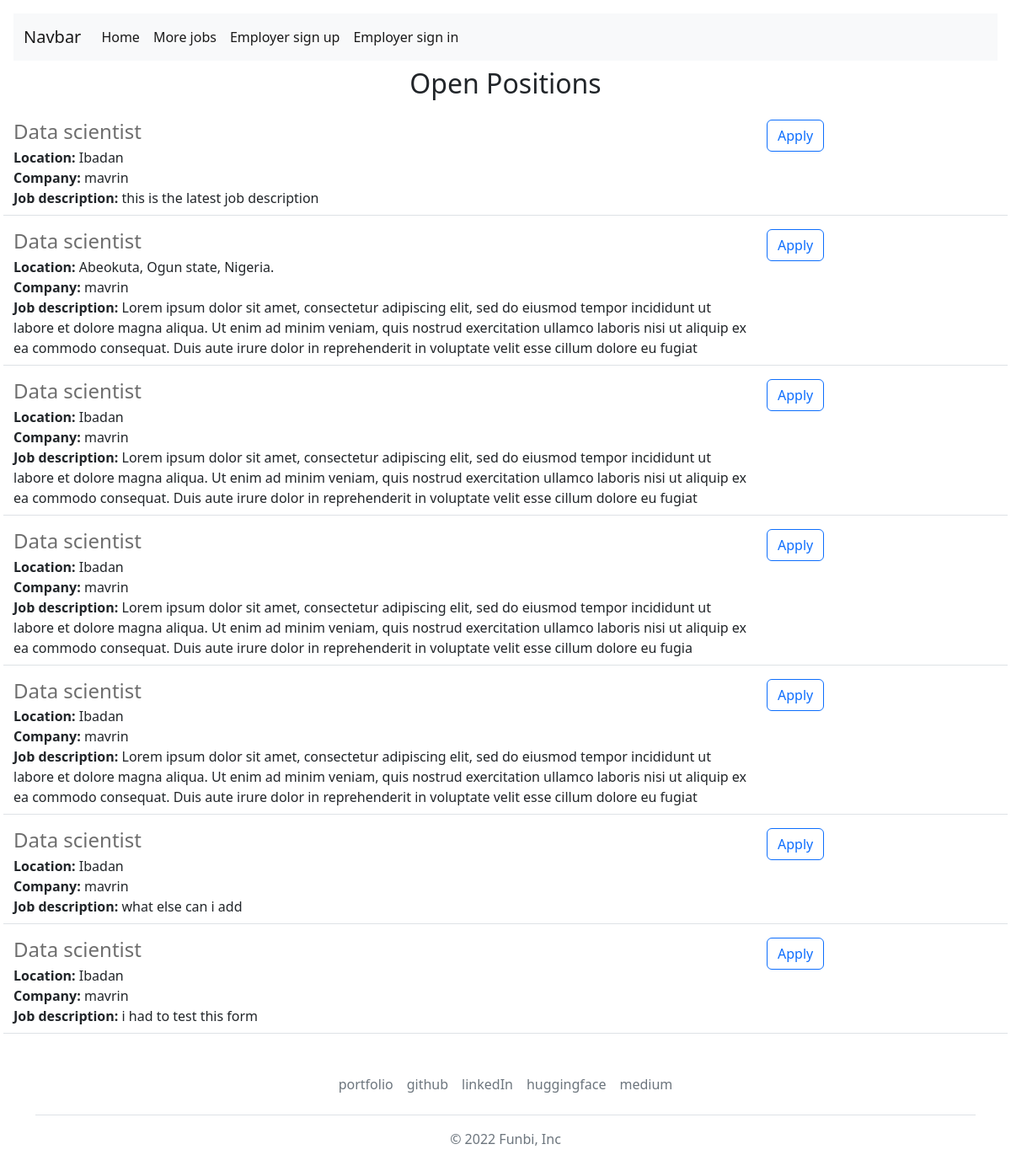
The app's page /more, older data.
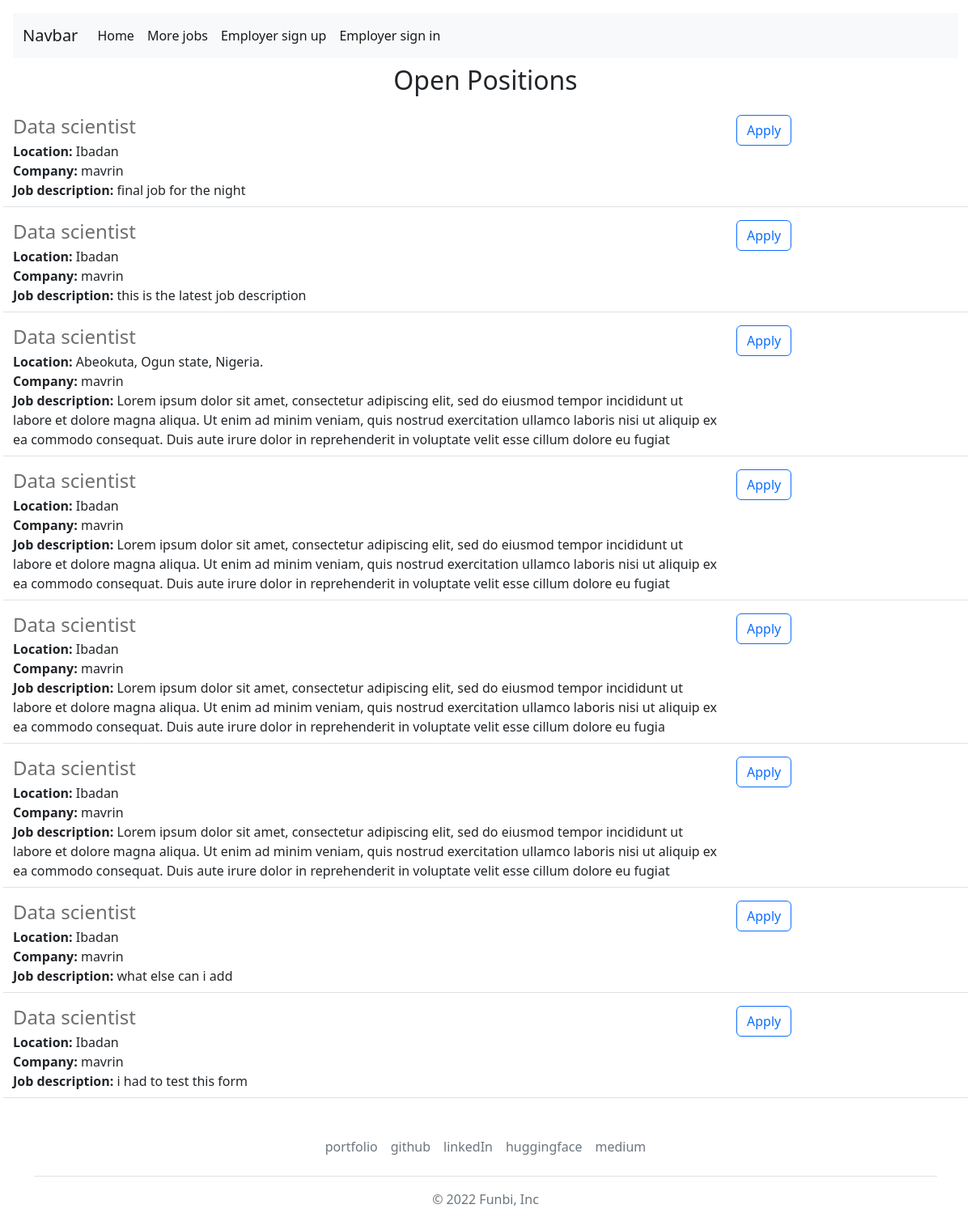
The same page, newer data.
### website/models.py (models this page shows)
class Jobs(db.Model):
  id = db.Column(db.Integer, primary_key=True)
  company = db.Column(db.String(50))
  email = db.Column(db.String(50))
  job = db.Column(db.String(150))
  location = db.Column(db.String(150))
  details = db.Column(db.String(1000))
  date = db.Column(db.DateTime(timezone=True), default = func.now())
  employer_id = db.Column(db.Integer, db.ForeignKey('user.id'))

### website/views.py (the view)
@views.route('/more')
def moreJobs():
  job=Jobs.query.all()
  job1=[]
  for j in job:
    job1.append(j)
  job1=job1[::-1]
  return render_template("More-jobs.html", user=current_user, job=job, job1=job1)

### website/templates/More-jobs.html (shortened to what this page needs)
{% extends "base.html" %}
{% block body %}
      <h2 class="text-center mt-2 mb-4">Open Positions</h2>
      <div>
        {% for jo in job1 %}
          {% include "jobitem.html" %}
        {% endfor %}
      </div>
{% endblock %}

### website/templates/base.html (shortened to what this page needs)
<!doctype html>
<html lang="en">
  <head>
    <link href="https://cdn.jsdelivr.net/npm/bootstrap@5.2.1/dist/css/bootstrap.min.css" rel="stylesheet">
    <link href="https://getbootstrap.com/docs/5.2/assets/css/docs.css" rel="stylesheet">
  </head>
  <body class="p-3 m-0 border-0 bd-example">
    <nav class="navbar navbar-expand-lg bg-light">
      <div class="container-fluid">
        <a class="navbar-brand" href="#">Navbar</a>
        <div class="collapse navbar-collapse" id="navbarNav">
          <ul class="navbar-nav">
            {% if user.is_authenticated %}
            <li class="nav-item">
              <a class="nav-link active" aria-current="page" href="{{ url_for('views.home') }}">Home</a>
            </li>
            <li class="nav-item">
              <a class="nav-link active" aria-current="page" href="{{ url_for('views.moreJobs') }}">More jobs</a>
            </li>
            <li class="nav-item">
              <a class="nav-link" href="{{ url_for('views.dashboard') }}">Employer dashboard</a>
            </li>
            <li class="nav-item">
              <a class="nav-link" aria-current="page" href="{{ url_for('auth.logout') }}">logout</a>
            </li>
            {% else %}
            <li class="nav-item">
              <a class="nav-link active" aria-current="page" href="{{ url_for('views.home') }}">Home</a>
            </li>
            <li class="nav-item">
              <a class="nav-link active" aria-current="page" href="{{ url_for('views.moreJobs') }}">More jobs</a>
            </li>
            <li class="nav-item">
              <a class="nav-link active" href="{{ url_for('auth.signup') }}">Employer sign up</a>
            </li>
            <li class="nav-item">
              <a class="nav-link active" href="{{ url_for('auth.login') }}">Employer sign in</a>
            </li>
            {% endif %}
          </ul>
        </div>
      </div>
    </nav>
    {% block body %}{% endblock %}
    <div class="container">
  <footer class="py-3 my-4">
    <ul class="nav justify-content-center border-bottom pb-3 mb-3">
      <li class="nav-item"><a href="https://oluwafunbi.netlify.app/" class="nav-link px-2 text-muted">portfolio</a></li>
      <li class="nav-item"><a href="https://github.com/Phunbie" class="nav-link px-2 text-muted">github</a></li>
      <li class="nav-item"><a href="https://www.linkedin.com/in/oluwafunbiadeneye?lipi=urn%3Ali%3Apage%3Ad_flagship3_profile_view_base_contact_details%3B7LKTLdUnQEOIiLv%2FOW6PSw%3D%3D" class="nav-link px-2 text-muted">linkedIn</a></li>
      <li class="nav-item"><a href="https://huggingface.co/Funbi" class="nav-link px-2 text-muted">huggingface</a></li>
     <li class="nav-item"><a href="https://medium.com/@lekefbi" class="nav-link px-2 text-muted">medium</a></li>
    </ul>
    <p class="text-center text-muted">&copy; 2022 Funbi, Inc</p>
  </footer>
</div>
  </body>
</html>

### website/templates/jobitem.html
 <div class="border-bottom row" style="margin-bottom:16px; padding-bottom:8px;">
    <div class="col-9">
      <h4 style="color:rgb(110,110,110); margin-bottom:4px;">
        {{ jo.job }}
      </h4>
      <div>
        <b>Location: </b>{{ jo.location }}
      </div>
      <div>
        <b>Company: </b>{{ jo.company }}
      </div>
      <div>
        <b>Job description:</b> {{ jo.details }}
      </div>
    </div>
   <div class="col-2 padding-right:16px">
   <a href="mailto:{{ jo.email }}?subject=Application%20for%20{{job['title']}}&body=My%20Name%3A%20%3Cyour%20name%20here%3E%0D%0A%0D%0AMy%20Resume%20link%3A%20%3Cresume%20link%3E%0D%0A%0D%0AMy%20LinkedIn%20link%3A%20%3CLinkedIn%20link%3E" type="button" class="btn btn-outline-primary float-right align-middle">Apply</a>
   </div>
  </div>

Row changes from the older to the newer data that the page shows:
added Jobs: job "Data scientist", location "Ibadan", company "mavrin", details "final job for the night"
